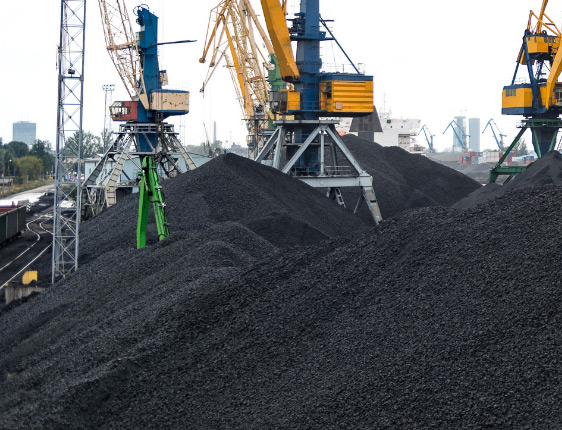
#> input picture washeries.jpg, 562 x 430 px
$ jupyter execute 'Watershed Segmantation.ipynb'
#> lines starting #> are read from the running program, lines starting #| are printed output that depends on the picture; after the words box and inside, x2 and y2 are one past the last pixel; in counts of white or black regions, pixels touching at a corner belong together
[cell 1]
import cv2
import numpy as np
import matplotlib.pyplot as plt

img = cv2.imread(r"washeries.jpg")
#> img is the input picture: shape (430, 562, 3); mean B, G, R 107.8, 105.1, 102.6
gray = cv2.cvtColor(img, cv2.COLOR_BGR2GRAY)

# Smooth but preserve edges
gray_blur = cv2.bilateralFilter(gray, 15, 75, 75)
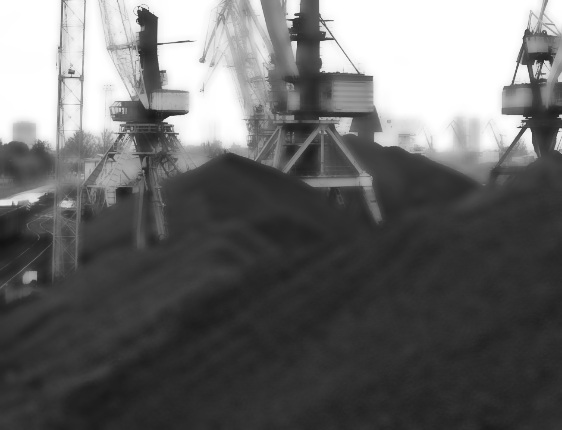
#> gray_blur: shape (430, 562); min 18, max 255, mean 104.8

# Adaptive threshold for textured background
th = cv2.adaptiveThreshold(gray_blur, 255,
                           cv2.ADAPTIVE_THRESH_GAUSSIAN_C,
                           cv2.THRESH_BINARY_INV,
                           21, 5)
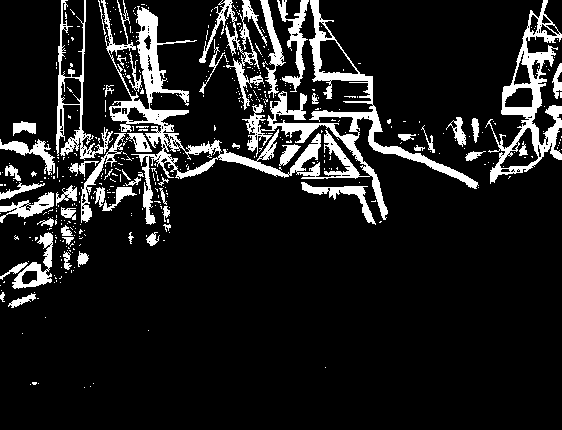
#> th: shape (430, 562); 12.2% white; 475 white regions (421 under 20 px), largest, box (x1, y1, x2, y2) and area: (101, 0, 479, 225) 12066, (485, 0, 562, 184) 3600, (56, 0, 113, 160) 1635

# Morphological closing helps unify washer shapes
kernel = np.ones((5,5), np.uint8)
closing = cv2.morphologyEx(th, cv2.MORPH_CLOSE, kernel, iterations=2)
#> closing: shape (430, 562); 22.2% white; 16 white regions (13 under 20 px), largest, box (x1, y1, x2, y2) and area: (0, 0, 479, 308) 46595, (446, 0, 562, 184) 7072, (128, 232, 134, 244) 36

# Distance transform
dist = cv2.distanceTransform(closing, cv2.DIST_L2, 5)
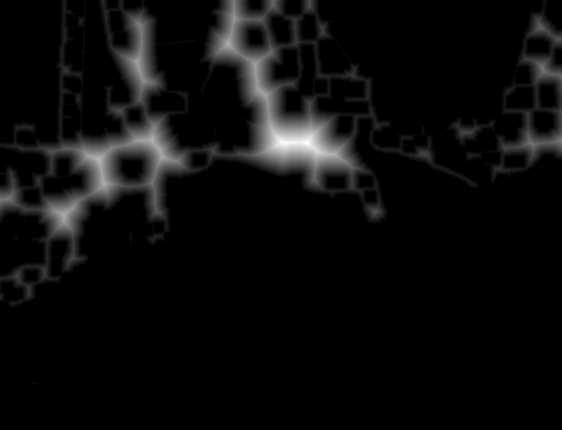
#> dist: shape (430, 562) float32; min 0, max 34.18, mean 1.6; drawn with min black and max white
_, sure_fg = cv2.threshold(dist, 0.35 * dist.max(), 255, 0)
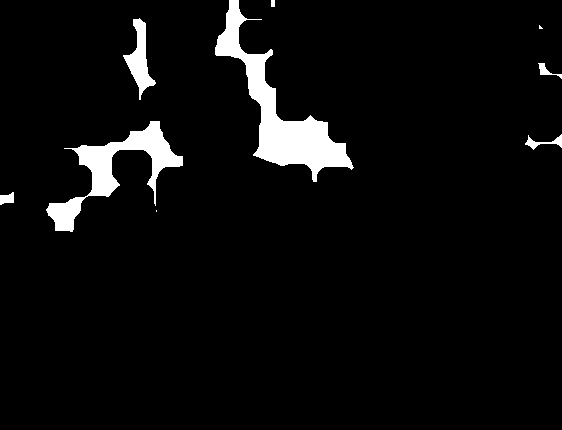
#> sure_fg: shape (430, 562) float32; 4.8% white; 9 white regions (2 under 20 px), largest, box (x1, y1, x2, y2) and area: (215, 0, 354, 182) 6132, (46, 121, 183, 232) 3935, (123, 18, 156, 100) 1027
sure_fg = np.uint8(sure_fg)

# Background
sure_bg = cv2.dilate(closing, kernel, iterations=3)
#> sure_bg: shape (430, 562); 37.3% white; 7 white regions, largest, box (x1, y1, x2, y2) and area: (0, 0, 562, 314) 88817, (78, 377, 100, 394) 323, (24, 376, 45, 391) 306
unknown = cv2.subtract(sure_bg, sure_fg)
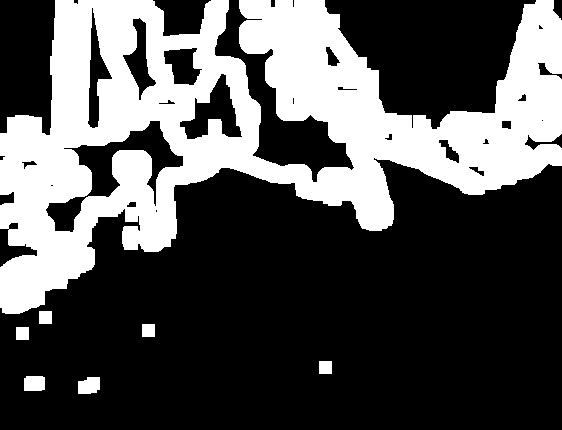
#> unknown: shape (430, 562); 32.5% white; 7 white regions, largest, box (x1, y1, x2, y2) and area: (0, 0, 562, 314) 77245, (78, 377, 100, 394) 323, (24, 376, 45, 391) 306

# Markers
_, markers = cv2.connectedComponents(sure_fg)
#> markers: shape (430, 562) int32; 10 distinct labels, from 0 to 9
markers = markers + 1
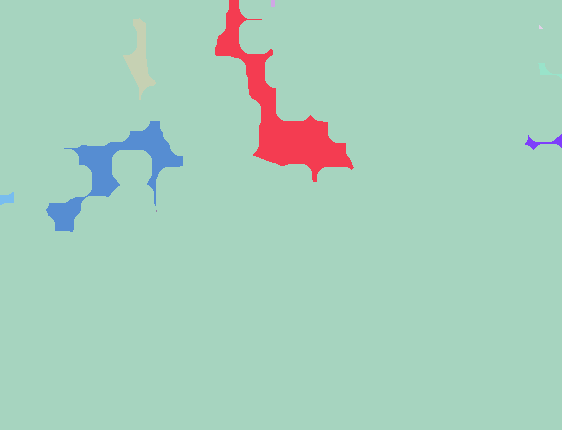
#> markers: shape (430, 562) int32; 10 distinct labels, from 1 to 10; one colour per label, 0 black
markers[unknown == 255] = 0
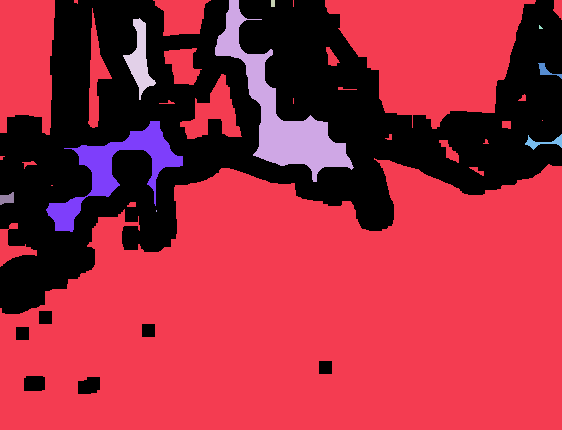
#> markers: shape (430, 562) int32; 11 distinct labels, from 0 to 10; one colour per label, 0 black

# Apply watershed
markers = cv2.watershed(img, markers)
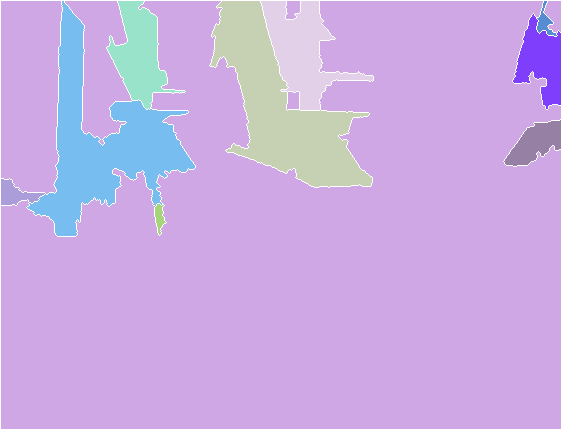
#> markers: shape (430, 562) int32; 11 distinct labels, from -1 to 10; one colour per label, 0 black, -1 white

result = img.copy()
result[markers == -1] = [0,0,255]
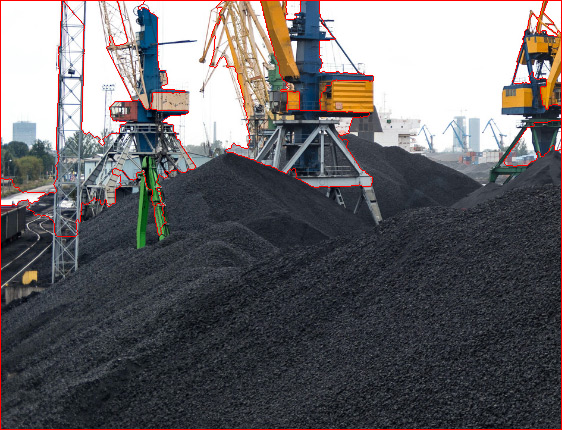
#> result: shape (430, 562, 3); 1.97% of pixels changed, all inside (x1, y1, x2, y2) = (0, 0, 562, 430)

plt.figure(figsize=(14,7))
plt.subplot(1,2,1); plt.title("Adaptive Threshold"); plt.imshow(th, cmap='gray')
plt.subplot(1,2,2); plt.title("Improved Watershed Result"); plt.imshow(cv2.cvtColor(result, cv2.COLOR_BGR2RGB))
plt.show()
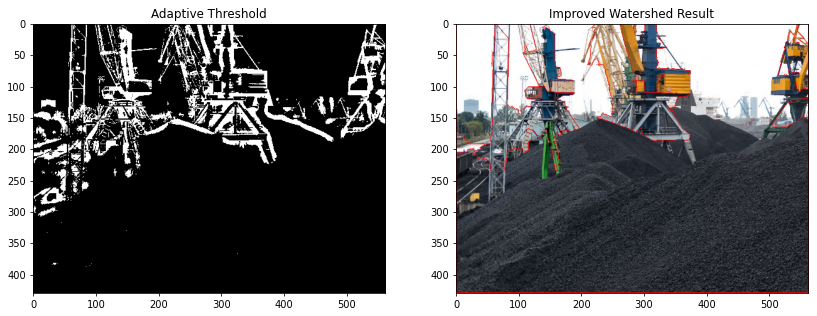
#> figure drawn by matplotlib, 2 panels

$ run again, with fingerprint.jpg copied over washeries.jpg
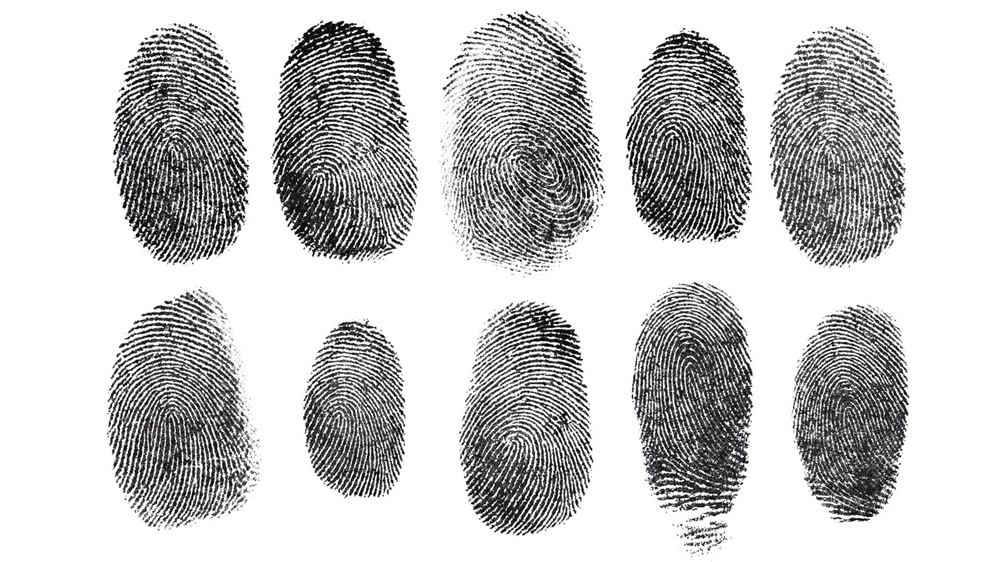
#> input picture fingerprint.jpg, 1000 x 562 px, shrunk from 1440 x 810 before the run
#> img is the input picture: shape (562, 1000, 3); mean B, G, R 200.6, 199.7, 199.9
#> `th = cv2.adaptiveThreshold(gray_blur, 255, cv2.ADAPTIVE_THRESH_GAUSSIA..`:
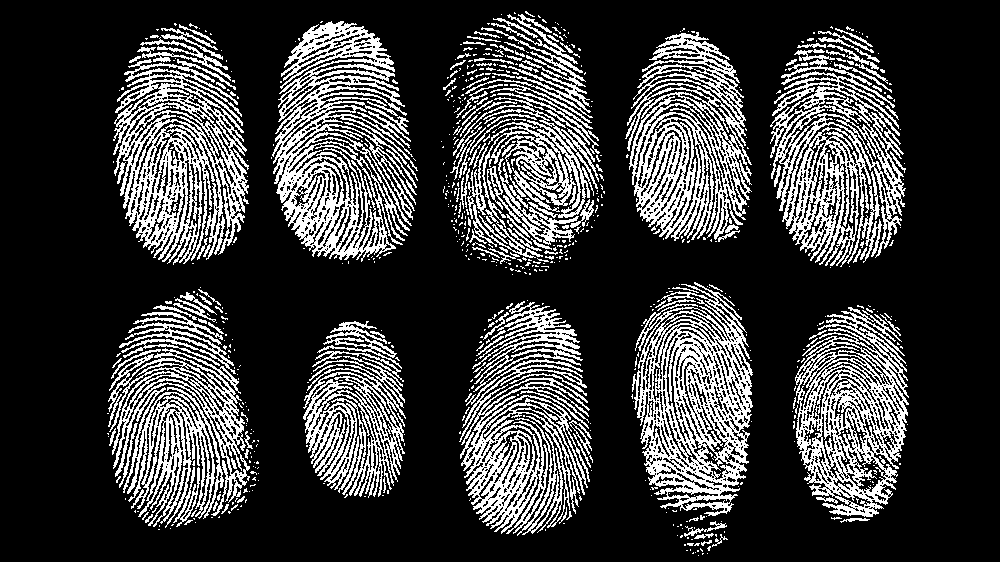
#> th: shape (562, 1000); 23.4% white in thin lines or dots, all inside (x1, y1, x2, y2) = (107, 11, 909, 556)
#> closing: shape (562, 1000); 43.4% white; 12 white regions (2 under 20 px), largest, box (x1, y1, x2, y2) and area: (443, 11, 605, 275) 32691, (271, 21, 418, 264) 27785, (107, 287, 259, 530) 27111
#> sure_bg: shape (562, 1000); 51.9% white; 1 black region, box (x1, y1, x2, y2) and area: (0, 0, 1000, 562) 270373
#> unknown: shape (562, 1000); 33.2% white; 10 white regions, largest, box (x1, y1, x2, y2) and area: (435, 5, 611, 281) 22722, (625, 276, 759, 562) 20340, (101, 281, 265, 536) 20091
#> result: shape (562, 1000, 3); 2.01% of pixels changed, all inside (x1, y1, x2, y2) = (0, 0, 1000, 562)
#> `plt.show()`:
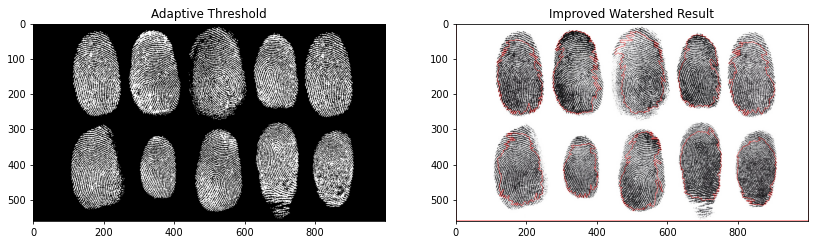
#> figure drawn by matplotlib, 2 panels
